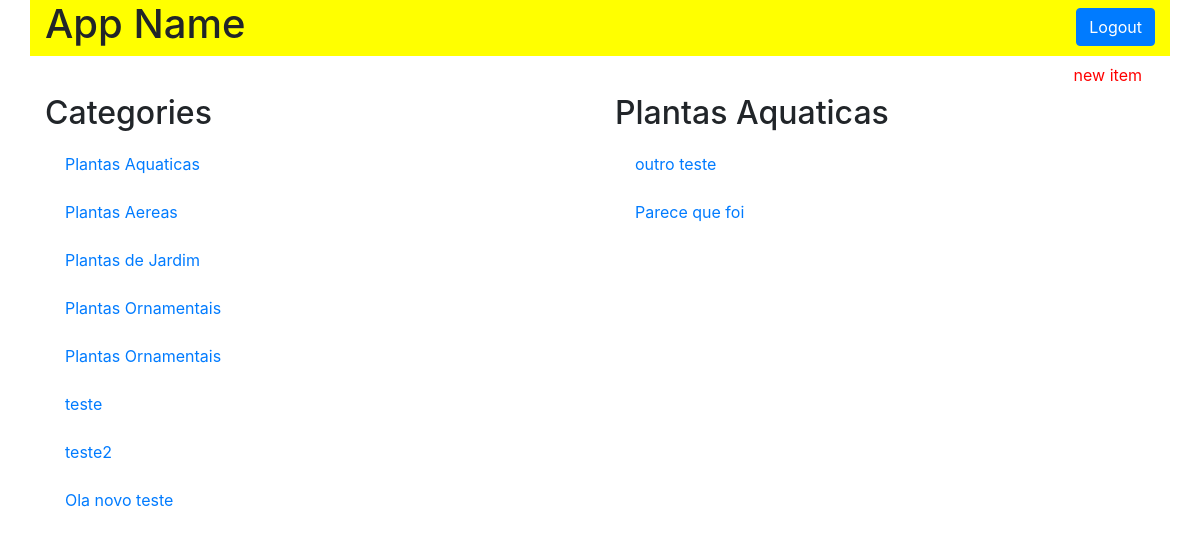
/category/2/items, run on the app's committed database.
### models.py (models this page shows, shortened)
class Category(Base):
    __tablename__ = 'category'
    id = Column(Integer, primary_key=True)
    name = Column(String(50), nullable=False)

class Item(Base):
    __tablename__ = 'item'
    id = Column(Integer, primary_key=True)
    name = Column(String(50), nullable=False)
    description = Column(String(1000), nullable=False)
    category_id = Column(Integer, ForeignKey('category.id'))
    category = relationship(Category)

### application.py (the view)
@app.route('/category/<int:category_id>/items')
def categoryFunction(category_id):
    category = session.query(Category)
    category2 = session.query(Category).filter_by(id=category_id).one()
    items = session.query(Item).filter_by(category_id=category_id)
    if items == 0:
        flash("You have no items yet!")
        return render_template('category.html', plantas=category, plantas2=category2, itemName=items)
    else:
        return render_template('category.html', plantas=category, plantas2=category2, itemName=items)

### templates/category.html (shortened to what this page needs)
<!DOCTYPE html>
<html lang="pt-br">
<head>
  <link rel="stylesheet" href="https://stackpath.bootstrapcdn.com/bootstrap/4.3.1/css/bootstrap.min.css">
  <link rel="stylesheet" href="{{ url_for('static', filename='styles.css') }}" />
</head>
<body>
  <div class="container">
    <header id="top-header" class="row">
      <div class="col-md-6">
        <h1>App Name</h1>
      </div>
      <div class="col-md-6">
        <button type="button"  id="log-in-out-button" class="btn btn-primary">Logout</button>
      </div>
    </header>
    <section class="row">
      <div class="col-md-12">
        <a href="#">
          <button id="new-item-button" class="btn btn-default link-color">
            new item
          </button>
        </a>
    </section>
    <section class="row">
      <div class="col-md-6">
        <h2>Categories</h2>
        {% for i in plantas %}
          <div class="list-group">
            <a href="#" class="list-group-item">{{ i.name }}</a>
          </div>
        {% endfor %}
      </div>
      <div class="col-md-6">
        <h2>{{ plantas2.name }}</h2>
        {% for i in itemName %}
          <div class="list-group">
            <a href="#" class="list-group-item">{{ i.name }}</a>
          </div>
        {% endfor %}
      </div>
    </section>
  </div>
</body>
</html>

### static/styles.css (style rules this page uses)
#top-header { background-color: yellow; }
#log-in-out-button { float: right; margin-top: 1.5%; }
#new-item-button { float: right; }
.list-group-item { border: 0px; }
.link-color { color: red; }

### data on the page
Category: name "Plantas Aquaticas"
Category: name "Plantas Aereas"
Category: name "Plantas de Jardim"
Category: name "Plantas Ornamentais"
Category: name "Plantas Ornamentais"
Category: name "teste"
Category: name "teste2"
Category: name "Ola novo teste"
Item: name "outro teste"
Item: name "Parece que foi"
